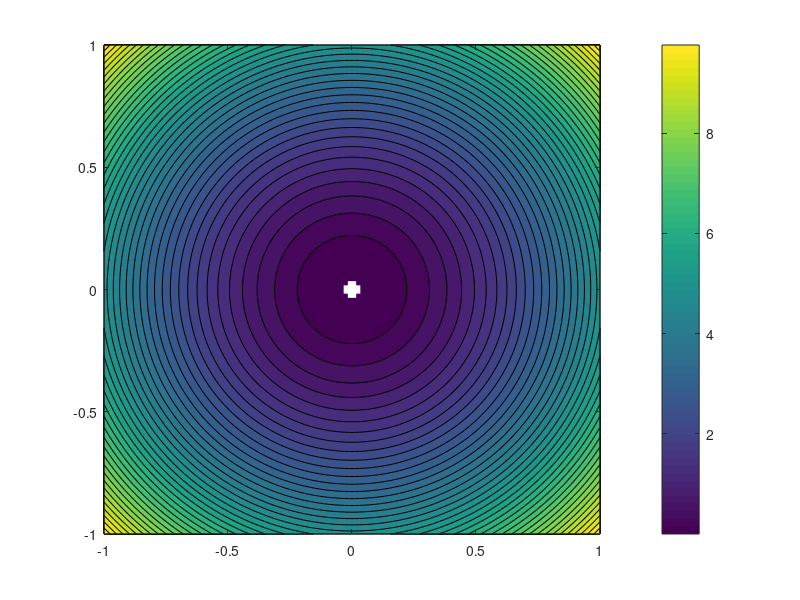

Recreate this plot in MATLAB. (Note: this script raises an error after producing the figure.)

%close all
A = input('enter 2x2 matrix: ')

figure('Renderer', 'painters', 'Position', [20 20 1000 1000]);


f = @(x) x'*A*x;
[V,D] = eig(A);
n = 100;
x = linspace(-1,1,n);
Z = zeros(n,n);
for i=1:n
    for j=1:n
        Z(i,j) = f([x(j);x(i)]);
    end
end
contourf(x,x,Z,40)
colorbar
hold on
plot(0,0,'sw','linewidth',6)
line([0 V(1,1)], [0 V(2,1)],'color','w','linewidth',2)
line([0 V(1,2)], [0 V(2,2)],'color','w','linewidth',2)
th = 0:pi/50:2*pi;
xunit = cos(th);
yunit = sin(th);
xlabel('$x_1$','interpreter','latex')
ylabel('$x_2$','interpreter','latex')
h = plot(xunit, yunit,'color','w','linewidth',2);
axis square
title('contour plot of quadratic form $q(x) = x^T A x$','interpreter','latex')
set(gca,'fontsize',22)
%colorbar
%set(gca,'ydir','normal')

    